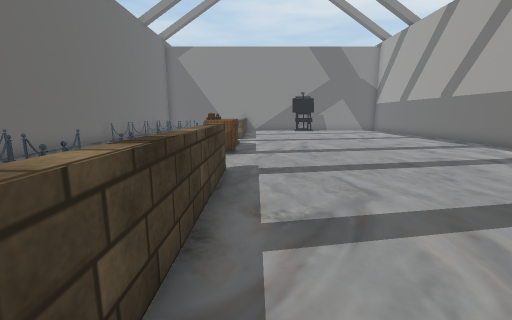
[1] (above)

15 first-person views from a walk through a Unity game level. The camera is 1.4 m above the floor, tilts 10° down and sees 90° across. The floor is counted in squares, 1 m on a side. Each view is taken from the middle of a square. On the plan, view 1 faces up. The plan holds only what a view shows up to about 13 squares ahead; the rest is blank. The place goes on beyond the plan. The player is left out. Some surface patterns are stand-ins.

[2]
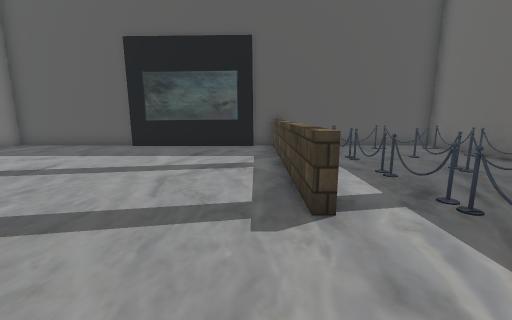

[3]
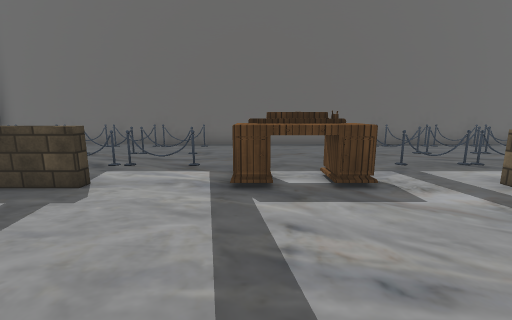

[4]
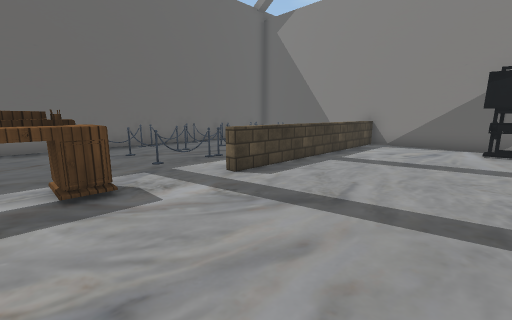

[5]
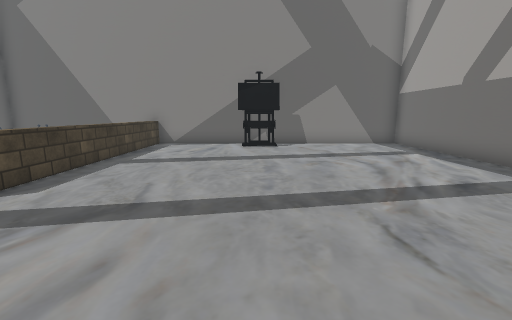

[6]
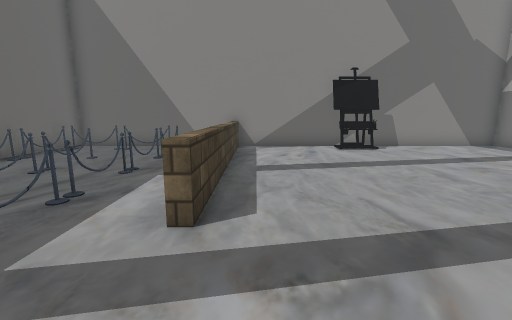

[7]
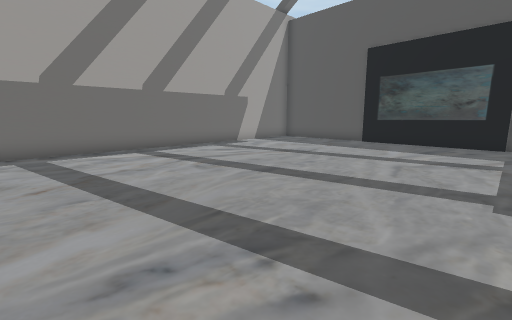

[8]
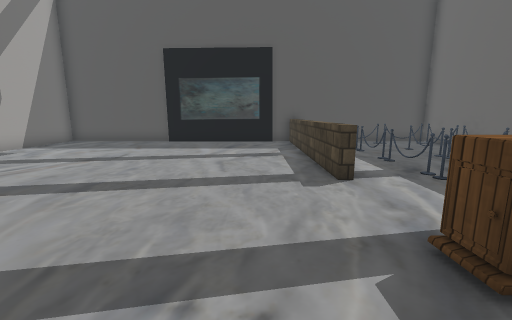

[9]
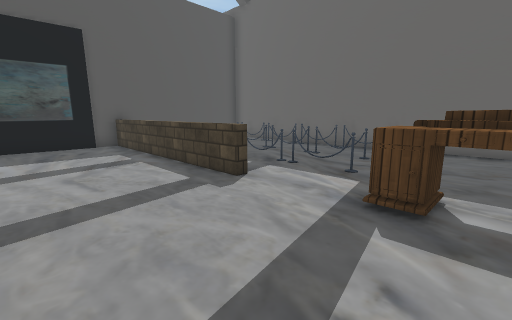

[10]
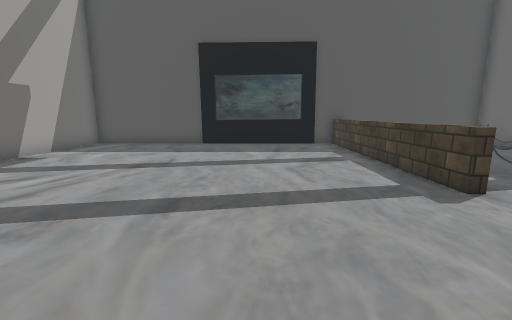

[11]
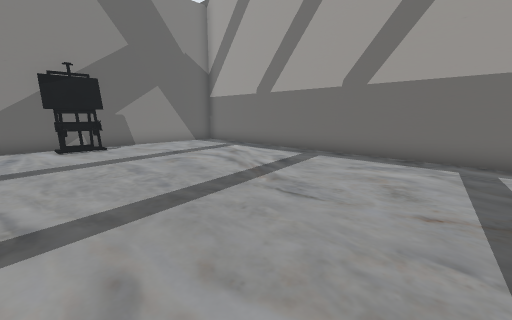

[12]
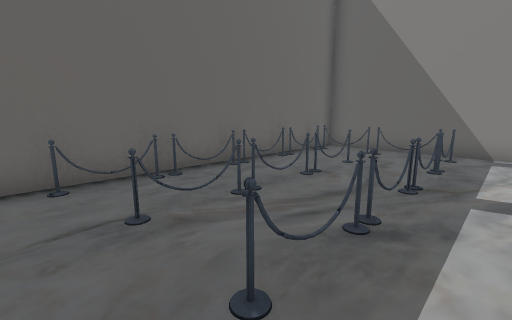

[13]
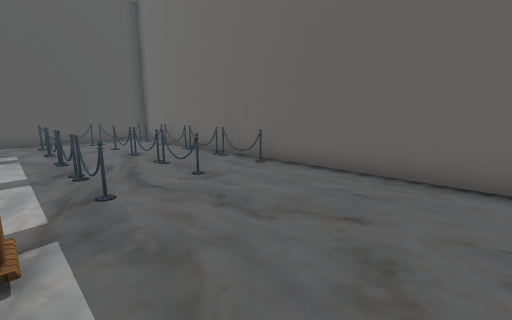

[14]
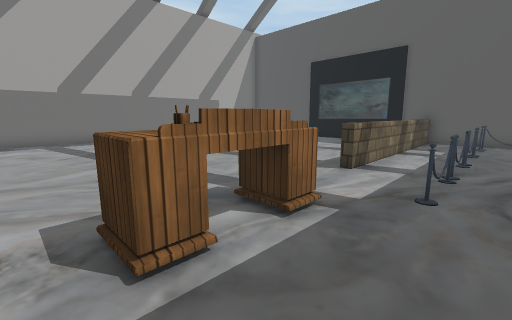

[15]
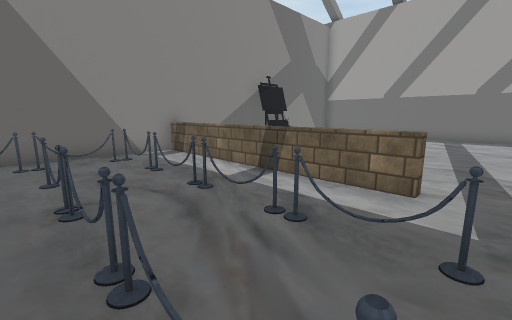

### Floor plan
Points are (right, up) in squares from view 1. A wall is a line through its corners. A room is listed if a view was taken in it or the views show most of it. See-through windows are left out.
Room 1 (views 1, 2, 3, 4, 5, 6, 7, 8, 9, 10, 11, 12, 13, 14, 15)
walls: (-1.1, 15) (-1.1, 23.8); (-8, 14.5) (-8, 4.5); (-8, 2.6) (-8, -1.8) (10.9, -1.8) (10.9, 23.7) (-8, 23.7) (-8, 16.4); (-0.8, 23.8) (-0.8, 15); (-1.1, -1.9) (-1.1, 6.6) (-0.8, 6.6) (-0.8, -1.9)
objects: other object (-8, 1); other object (-8, 3); other object (-8, 4); other object (-8, 6); other object (-8, 15); other object (-8, 16); other object (-8, 18); other object (-8, 20); other object (-8, 22); other object (-7, -1); other object (-6, 23); other object (-5, -1); other object (-5, 3); other object (-5, 4); other object (-5, 6); other object (-5, 14); other object (-5, 16); other object (-5, 18); other object (-5, 19) to (-5, 20); other object (-5, 23) to (-4, 23); other object (-3, -1); other object (-3, 0); other object (-3, 2); other object (-3, 4); other object (-3, 6); other object (-3, 8); other object (-3, 14); other object (-3, 16); other object (-3, 18); other object (-3, 19) to (-3, 20); other object (-3, 21); other object (-2, 10) to (-1, 12); other object (3, 22) to (5, 23)

Where each view was taken, in squares from view 1:
view 1: 0 up, 0 right, facing up
view 2: 10 up, 0 right, facing down
view 3: 10 up, 4 right, facing left
view 4: 11 up, 4 right, facing up-left
view 5: 11 up, 4 right, facing up
view 6: 12 up, 0 right, facing up
view 7: 12 up, 0 right, facing down-right
view 8: 12 up, 1 right, facing down
view 9: 11 up, 3 right, facing down-left
view 10: 11 up, 3 right, facing down
view 11: 11 up, 2 right, facing up-right
view 12: 13 up, 2 left, facing up-left
view 13: 13 up, 2 left, facing down-left
view 14: 13 up, 4 left, facing down-right
view 15: 14 up, 6 left, facing up-right
